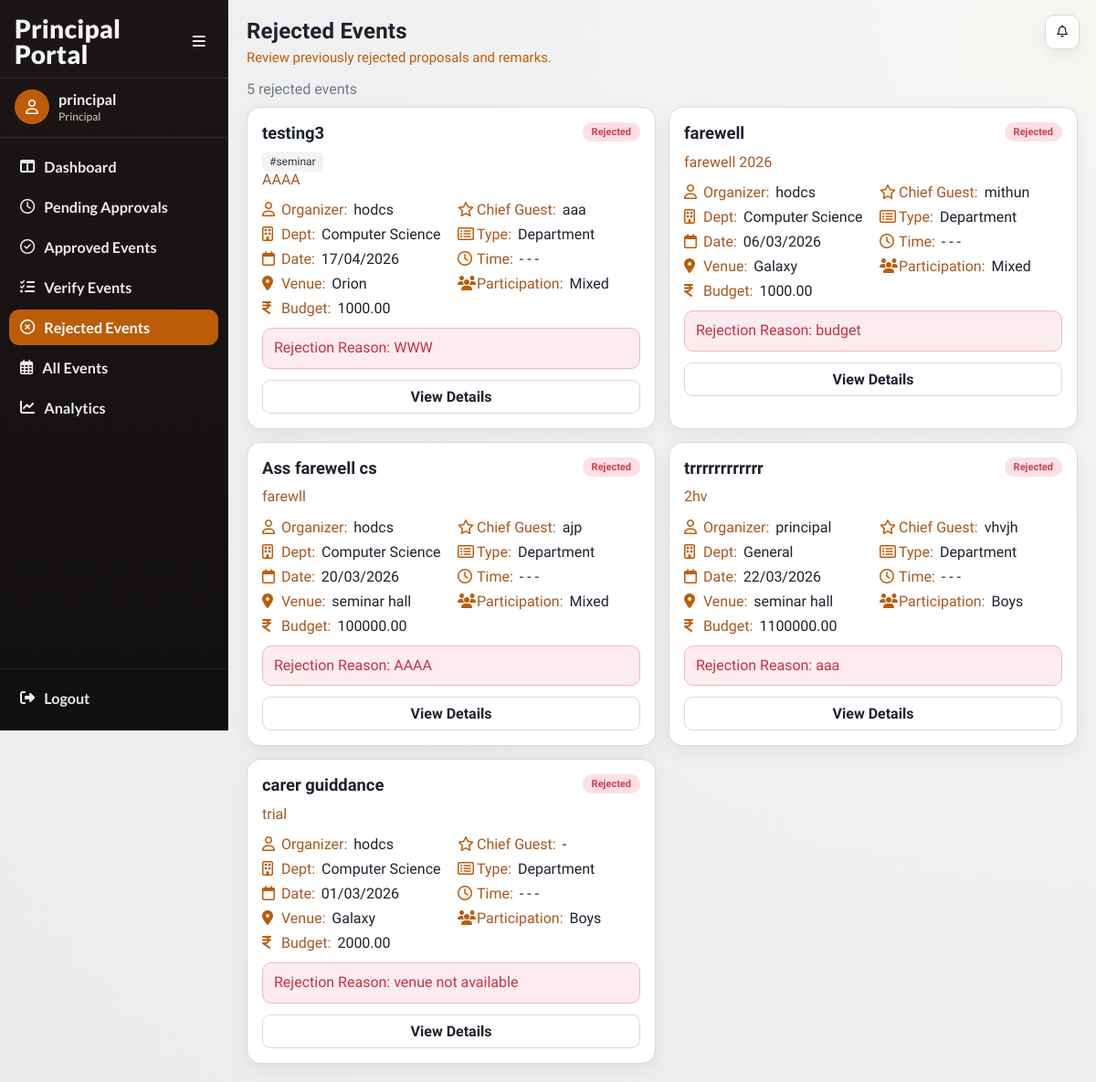
Page /events/principal/rejected/ (signed in) on the earlier database version.
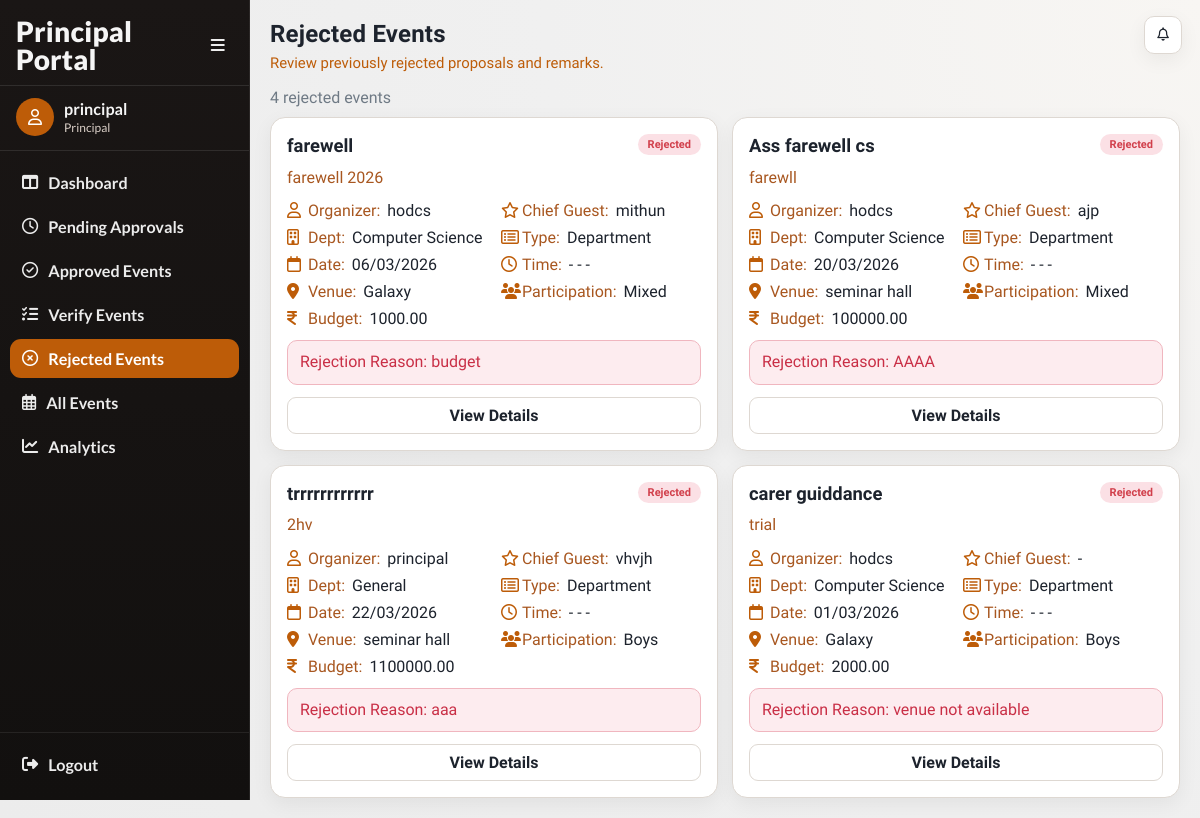
Same page on the later database version.
### events/models.py (models this page shows, shortened)
class Event(models.Model):
    CATEGORY_CHOICES = (
        ('department', 'Department'),
        ('nss', 'NSS'),
        ('ncc', 'NCC'),
        ('union', 'Union'),
        ('other', 'Other'),
    )
    PARTICIPATION_CHOICES = (
        ('boys', 'Boys'),
        ('girls', 'Girls'),
        ('mixed', 'Mixed'),
    )
    STATUS_CHOICES = (
        ('pending', 'Pending Approval'),
        ('approved', 'Approved'),
        ('rejected', 'Rejected'),
        ('completed', 'Completed'),
        ('verified', 'Verified'),
        ('cancelled', 'Cancelled'),
    )
    title = models.CharField(max_length=200)
    category = models.CharField(max_length=20, choices=CATEGORY_CHOICES)
    created_by = models.ForeignKey(
        settings.AUTH_USER_MODEL,
        on_delete=models.CASCADE
    )
    department = models.ForeignKey(
    Department,
    on_delete=models.SET_NULL,
    null=True,
    blank=True
    )
    participation_type = models.CharField(
        max_length=20,
        choices=PARTICIPATION_CHOICES
    )
    chief_guest = models.CharField(max_length=200, blank=True, null=True)
    budget = models.DecimalField(max_digits=10, decimal_places=2)
    venue = models.ForeignKey(
    Venue,
    on_delete=models.PROTECT
    )
    start_date = models.DateField()
    end_date = models.DateField()
    start_time = models.TimeField(null=True, blank=True)
    end_time = models.TimeField(null=True, blank=True)
    description = models.TextField()
    tags = models.ManyToManyField(Tag, blank=True)
    status = models.CharField(
        max_length=20,
        choices=STATUS_CHOICES,
        default='pending'
    )
    principal_remark = models.TextField(blank=True, null=True)
    created_at = models.DateTimeField(auto_now_add=True)
    report_text = models.TextField(blank=True, null=True)
    attendance_file = models.FileField(
        upload_to='attendance/',
        blank=True,
        null=True
    )
    completed_at = models.DateTimeField(blank=True, null=True)

class Tag(models.Model):
    name = models.CharField(max_length=50, unique=True)

class Department(models.Model):
    name = models.CharField(max_length=100, unique=True)
    def __str__(self):
        return self.name

class Venue(models.Model):
    name = models.CharField(max_length=100, unique=True)
    def __str__(self):
        return self.name

### accounts/models.py (models this page shows, shortened)
class User(AbstractUser):
    ROLE_CHOICES = (
        ('faculty', 'Faculty'),
        ('principal', 'Principal'),
        ('admin', 'Admin'),
    )
    SUB_ROLE_CHOICES = (
        ('hod', 'HOD'),
        ('nss', 'NSS In-Charge'),
        ('ncc', 'NCC In-Charge'),
        ('union', 'Union In-Charge'),
        ('other', 'Other In-Charge'),
    )
    role = models.CharField(max_length=20, choices=ROLE_CHOICES)
    sub_role = models.CharField(
        max_length=20,
        choices=SUB_ROLE_CHOICES,
        blank=True,
        null=True
    )
    department = models.ForeignKey(
    'events.Department',
    on_delete=models.SET_NULL,
    null=True,
    blank=True
    )

### events/views.py (the view)
@login_required(login_url='/login/')
def principal_rejected_events(request):
    if request.user.role != 'principal':
        return redirect('login')
    rejected_events = Event.objects.filter(status='rejected').order_by('-created_at')
    return render(
        request,
        'events/principal_rejected.html',
        {
            'rejected_events': rejected_events,
            'active_nav': 'principal-rejected',
        }
    )

### events/templates/events/principal_rejected.html (shortened to what this page needs)
{% extends "base.html" %}
{% load event_extras %}
{% block page_title %}Rejected Events{% endblock %}
{% block page_subtitle %}Review previously rejected proposals and remarks.{% endblock %}
{% block content %}
{% include "events/partials/principal_rejected_list.html" %}
{% endblock %}

### events/templates/events/partials/principal_rejected_list.html
<div class="muted" style="margin-bottom: 10px;">{{ rejected_events|length }} rejected event{{ rejected_events|pluralize }}</div>
<section class="event-grid">
    {% for e in rejected_events %}
        <article class="event-card">
            {% include "events/partials/event_detail_card_body.html" with event=e show_rejection_reason=1 %}
            <div class="action-row">
                <a class="btn secondary" href="{% url 'event_detail' e.id %}">View Details</a>
            </div>
        </article>
    {% empty %}
        <article class="event-card"><p class="muted" style="margin:0;">No rejected events.</p></article>
    {% endfor %}
</section>

### events/templates/events/partials/event_detail_card_body.html (shortened to what this page needs)
{% load event_extras %}
<div class="event-head">
    <h3 class="event-title">
        <a href="{% url 'event_detail' event.id %}">{{ event.title }}</a>
    </h3>
    <span class="chip {{ event.status }}">{{ event.status|title }}</span>
</div>
<div class="event-tags">
{% for tag in event.tags.all %}
<a href="?search=#{{ tag.name }}" class="tag">
#{{ tag.name }}
</a>
{% endfor %}
</div>
<p class="event-desc">{{ event.description|default:"No description provided."|truncatewords:22 }}</p>
<div class="meta-grid">
    <div class="meta-row"><i class="fa-regular fa-user"></i><span class="meta-label">Organizer:</span><span class="meta-value">{{ event.created_by.get_full_name|default:event.created_by.username }}</span></div>
    <div class="meta-row"><i class="fa-regular fa-star"></i><span class="meta-label">Chief Guest:</span><span class="meta-value">{{ event.chief_guest|default:"-" }}</span></div>
    <div class="meta-row"><i class="fa-regular fa-building"></i><span class="meta-label">Dept:</span><span class="meta-value">{{ event.department|default:"General" }}</span></div>
    <div class="meta-row"><i class="fa-regular fa-rectangle-list"></i><span class="meta-label">Type:</span><span class="meta-value">{{ event.category|title }}</span></div>
    <div class="meta-row"><i class="fa-regular fa-calendar"></i><span class="meta-label">Date:</span><span class="meta-value">{{ event.start_date|date:"d/m/Y" }}</span></div>
    <div class="meta-row"><i class="fa-regular fa-clock"></i><span class="meta-label">Time:</span><span class="meta-value">{% if event.start_time %}{{ event.start_time|time:"h:i A" }}{% else %}-{% endif %} - {% if event.end_time %}{{ event.end_time|time:"h:i A" }}{% else %}-{% endif %}</span></div>
    <div class="meta-row"><i class="fa-solid fa-location-dot"></i><span class="meta-label">Venue:</span><span class="meta-value">{{ event.venue }}</span></div>
    <div class="meta-row"><i class="fa-solid fa-users"></i><span class="meta-label">Participation:</span><span class="meta-value">{{ event.participation_type|title }}</span></div>
    <div class="meta-row"><i class="fa-solid fa-indian-rupee-sign"></i><span class="meta-label">Budget:</span><span class="meta-value">{{ event.budget }}</span></div>
</div>
{% if show_rejection_reason %}
    <div class="reason-box">
        Rejection Reason: {{ event.principal_remark|default:"No remark provided." }}
    </div>
{% endif %}

Differences in the rows shown:
removed Event: title "testing3", status "Rejected", description "AAAA", created_by.get_full_name "hodcs", chief_guest "aaa", department "Computer Science", category "Department", start_date "17/04/2026", venue "Orion", participation_type "Mixed", budget "1000.00", principal_remark "WWW"
no longer on this page (row unchanged): Tag: name "seminar"
Other differences:
{{ rejected_events|length }}: "5" → "4"
